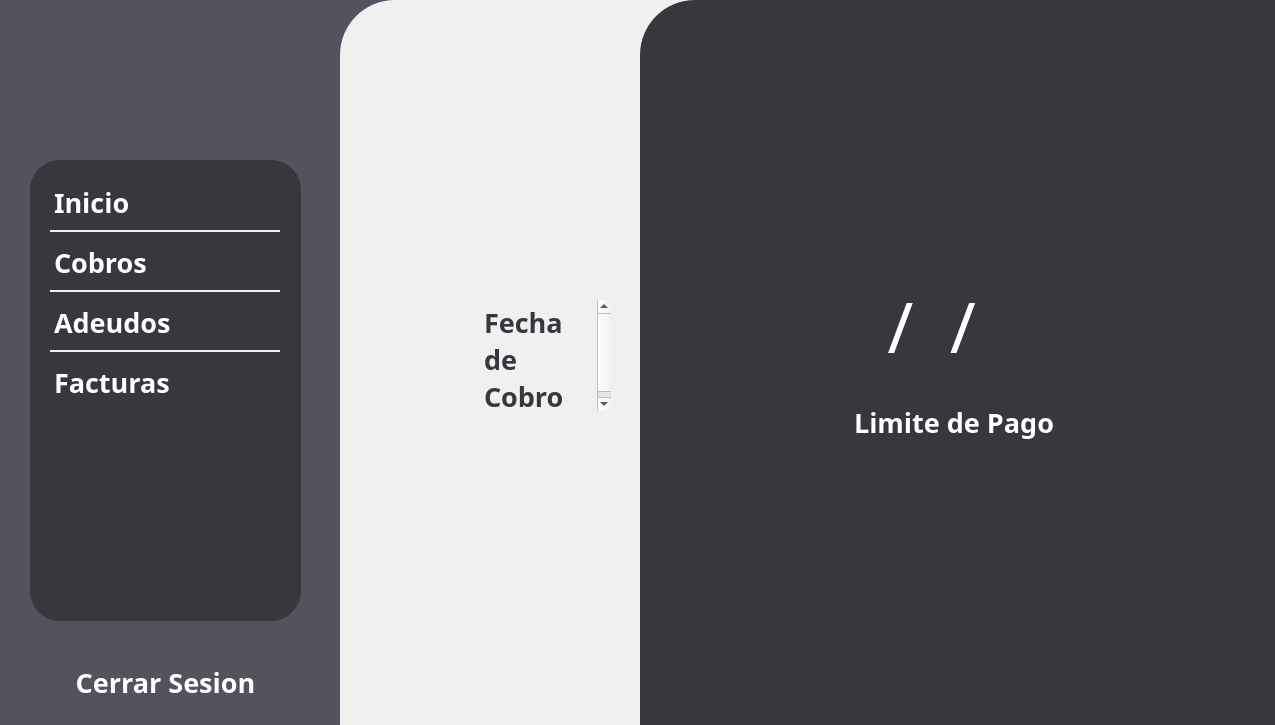
 <widget class="QWidget" name="Form">
  <property name="windowModality">
   <enum>Qt::NonModal</enum>
  </property>
  <property name="enabled">
   <bool>true</bool>
  </property>
  <property name="geometry">
   <rect>
    <x>0</x>
    <y>0</y>
    <width>1275</width>
    <height>725</height>
   </rect>
  </property>
  <property name="minimumSize">
   <size>
    <width>1275</width>
    <height>725</height>
   </size>
  </property>
  <property name="palette">
   <palette>
    <active>
     <colorrole role="Base">
      <brush brushstyle="SolidPattern">
       <color alpha="255">
        <red>255</red>
        <green>255</green>
        <blue>255</blue>
       </color>
      </brush>
     </colorrole>
     <colorrole role="Window">
      <brush brushstyle="SolidPattern">
       <color alpha="255">
        <red>83</red>
        <green>83</green>
        <blue>94</blue>
       </color>
      </brush>
     </colorrole>
    </active>
    <inactive>
     <colorrole role="Base">
      <brush brushstyle="SolidPattern">
       <color alpha="255">
        <red>255</red>
        <green>255</green>
        <blue>255</blue>
       </color>
      </brush>
     </colorrole>
     <colorrole role="Window">
      <brush brushstyle="SolidPattern">
       <color alpha="255">
        <red>83</red>
        <green>83</green>
        <blue>94</blue>
       </color>
      </brush>
     </colorrole>
    </inactive>
    <disabled>
     <colorrole role="Base">
      <brush brushstyle="SolidPattern">
       <color alpha="255">
        <red>83</red>
        <green>83</green>
        <blue>94</blue>
       </color>
      </brush>
     </colorrole>
     <colorrole role="Window">
      <brush brushstyle="SolidPattern">
       <color alpha="255">
        <red>83</red>
        <green>83</green>
        <blue>94</blue>
       </color>
      </brush>
     </colorrole>
    </disabled>
   </palette>
  </property>
  <property name="windowTitle">
   <string>Form</string>
  </property>
  <property name="autoFillBackground">
   <bool>false</bool>
  </property>
  <widget class="QFrame" name="frame_white">
   <property name="geometry">
    <rect>
     <x>340</x>
     <y>0</y>
     <width>961</width>
     <height>781</height>
    </rect>
   </property>
   <property name="styleSheet">
    <string notr="true">QFrame {
    border: none;       /* Color y grosor del borde */
    border-radius: 55px;          /* Radio de las esquinas */
    background-color: #f0f0f0;    /* Color de fondo */
    margin: 0px;                  /* Margen externo a 0 */
    padding: 0px;                 /* Espaciado interno a 0 */
}

</string>
   </property>
   <property name="frameShape">
    <enum>QFrame::StyledPanel</enum>
   </property>
   <property name="frameShadow">
    <enum>QFrame::Raised</enum>
   </property>
   <widget class="QFrame" name="frame_white_grey">
    <property name="geometry">
     <rect>
      <x>300</x>
      <y>0</y>
      <width>961</width>
      <height>781</height>
     </rect>
    </property>
    <property name="styleSheet">
     <string notr="true">QFrame {
    border: none;       /* Color y grosor del borde */
    border-radius: 55px;          /* Radio de las esquinas */
    background-color: #37373d;    /* Color de fondo */
    margin: 0px;                  /* Margen externo a 0 */
    padding: 0px;                 /* Espaciado interno a 0 */
}

</string>
    </property>
    <property name="frameShape">
     <enum>QFrame::StyledPanel</enum>
    </property>
    <property name="frameShadow">
     <enum>QFrame::Raised</enum>
    </property>
    <widget class="QLineEdit" name="lineEdit">
     <property name="geometry">
      <rect>
       <x>20</x>
       <y>280</y>
       <width>581</width>
       <height>91</height>
      </rect>
     </property>
     <property name="font">
      <font>
       <family>Montserratl</family>
       <pointsize>-1</pointsize>
      </font>
     </property>
     <property name="styleSheet">
      <string notr="true">QLineEdit {
    background: transparent;    /* Quitar el fondo */
    border: none;               /* Quitar el borde */
    color: #FFFFFF;             /* Cambiar el color del texto (ejemplo: blanco) */
    font-family: &quot;Montserratl&quot;;       /* Cambiar el tipo de letra */
    font-size: 70px;            /* Cambiar el tamaño de la fuente */
}</string>
     </property>
     <property name="inputMask">
      <string>99/99/9999</string>
     </property>
     <property name="text">
      <string>//</string>
     </property>
     <property name="alignment">
      <set>Qt::AlignCenter</set>
     </property>
     <property name="readOnly">
      <bool>true</bool>
     </property>
     <property name="placeholderText">
      <string>dd/MM/yyyy</string>
     </property>
     <property name="cursorMoveStyle">
      <enum>Qt::LogicalMoveStyle</enum>
     </property>
    </widget>
    <widget class="QTextBrowser" name="menuOption1_2">
     <property name="geometry">
      <rect>
       <x>210</x>
       <y>400</y>
       <width>231</width>
       <height>51</height>
      </rect>
     </property>
     <property name="palette">
      <palette>
       <active>
        <colorrole role="Button">
         <brush brushstyle="SolidPattern">
          <color alpha="255">
           <red>55</red>
           <green>55</green>
           <blue>61</blue>
          </color>
         </brush>
        </colorrole>
        <colorrole role="Text">
         <brush brushstyle="SolidPattern">
          <color alpha="255">
           <red>255</red>
           <green>255</green>
           <blue>255</blue>
          </color>
         </brush>
        </colorrole>
        <colorrole role="Base">
         <brush brushstyle="SolidPattern">
          <color alpha="255">
           <red>55</red>
           <green>55</green>
           <blue>61</blue>
          </color>
         </brush>
        </colorrole>
        <colorrole role="Window">
         <brush brushstyle="SolidPattern">
          <color alpha="255">
           <red>55</red>
           <green>55</green>
           <blue>61</blue>
          </color>
         </brush>
        </colorrole>
       </active>
       <inactive>
        <colorrole role="Button">
         <brush brushstyle="SolidPattern">
          <color alpha="255">
           <red>55</red>
           <green>55</green>
           <blue>61</blue>
          </color>
         </brush>
        </colorrole>
        <colorrole role="Text">
         <brush brushstyle="SolidPattern">
          <color alpha="255">
           <red>255</red>
           <green>255</green>
           <blue>255</blue>
          </color>
         </brush>
        </colorrole>
        <colorrole role="Base">
         <brush brushstyle="SolidPattern">
          <color alpha="255">
           <red>55</red>
           <green>55</green>
           <blue>61</blue>
          </color>
         </brush>
        </colorrole>
        <colorrole role="Window">
         <brush brushstyle="SolidPattern">
          <color alpha="255">
           <red>55</red>
           <green>55</green>
           <blue>61</blue>
          </color>
         </brush>
        </colorrole>
       </inactive>
       <disabled>
        <colorrole role="Button">
         <brush brushstyle="SolidPattern">
          <color alpha="255">
           <red>55</red>
           <green>55</green>
           <blue>61</blue>
          </color>
         </brush>
        </colorrole>
        <colorrole role="Text">
         <brush brushstyle="SolidPattern">
          <color alpha="255">
           <red>120</red>
           <green>120</green>
           <blue>120</blue>
          </color>
         </brush>
        </colorrole>
        <colorrole role="Base">
         <brush brushstyle="SolidPattern">
          <color alpha="255">
           <red>55</red>
           <green>55</green>
           <blue>61</blue>
          </color>
         </brush>
        </colorrole>
        <colorrole role="Window">
         <brush brushstyle="SolidPattern">
          <color alpha="255">
           <red>55</red>
           <green>55</green>
           <blue>61</blue>
          </color>
         </brush>
        </colorrole>
       </disabled>
      </palette>
     </property>
     <property name="font">
      <font>
       <family>Montserrat</family>
       <pointsize>10</pointsize>
       <weight>75</weight>
       <bold>true</bold>
      </font>
     </property>
     <property name="html">
      <string>&lt;!DOCTYPE HTML PUBLIC &quot;-//W3C//DTD HTML 4.0//EN&quot; &quot;http://www.w3.org/TR/REC-html40/strict.dtd&quot;&gt;
&lt;html&gt;&lt;head&gt;&lt;meta name=&quot;qrichtext&quot; content=&quot;1&quot; /&gt;&lt;style type=&quot;text/css&quot;&gt;
p, li { white-space: pre-wrap; }
&lt;/style&gt;&lt;/head&gt;&lt;body style=&quot; font-family:'Montserrat'; font-size:10pt; font-weight:600; font-style:normal;&quot;&gt;
&lt;p style=&quot; margin-top:0px; margin-bottom:0px; margin-left:0px; margin-right:0px; -qt-block-indent:0; text-indent:0px;&quot;&gt;&lt;span style=&quot; font-size:20pt;&quot;&gt;Limite de Pago&lt;/span&gt;&lt;/p&gt;&lt;/body&gt;&lt;/html&gt;</string>
     </property>
    </widget>
   </widget>
   <widget class="QLabel" name="label_3">
    <property name="geometry">
     <rect>
      <x>20</x>
      <y>310</y>
      <width>101</width>
      <height>111</height>
     </rect>
    </property>
    <property name="text">
     <string/>
    </property>
    <property name="pixmap">
     <pixmap>../assets/Date.png</pixmap>
    </property>
    <property name="scaledContents">
     <bool>true</bool>
    </property>
   </widget>
   <widget class="QTextBrowser" name="FechadeCobtoText">
    <property name="geometry">
     <rect>
      <x>140</x>
      <y>300</y>
      <width>131</width>
      <height>111</height>
     </rect>
    </property>
    <property name="sizePolicy">
     <sizepolicy hsizetype="Expanding" vsizetype="Expanding">
      <horstretch>0</horstretch>
      <verstretch>0</verstretch>
     </sizepolicy>
    </property>
    <property name="font">
     <font>
      <family>Montserrat</family>
     </font>
    </property>
    <property name="toolTipDuration">
     <number>-1</number>
    </property>
    <property name="autoFillBackground">
     <bool>false</bool>
    </property>
    <property name="styleSheet">
     <string notr="true">QTextBrowser {
    background: transparent;  /* Quitar el fondo */
	color:#37373d;
    border: none;             /* Quitar el borde */
	margin: 0;                /* Eliminar márgenes */
}</string>
    </property>
    <property name="html">
     <string>&lt;!DOCTYPE HTML PUBLIC &quot;-//W3C//DTD HTML 4.0//EN&quot; &quot;http://www.w3.org/TR/REC-html40/strict.dtd&quot;&gt;
&lt;html&gt;&lt;head&gt;&lt;meta name=&quot;qrichtext&quot; content=&quot;1&quot; /&gt;&lt;style type=&quot;text/css&quot;&gt;
p, li { white-space: pre-wrap; }
&lt;/style&gt;&lt;/head&gt;&lt;body style=&quot; font-family:'Montserrat'; font-size:8.25pt; font-weight:400; font-style:normal;&quot;&gt;
&lt;p style=&quot; margin-top:0px; margin-bottom:0px; margin-left:0px; margin-right:0px; -qt-block-indent:0; text-indent:0px;&quot;&gt;&lt;span style=&quot; font-family:'MS Shell Dlg 2'; font-size:20pt; font-weight:600;&quot;&gt;Fecha&lt;/span&gt;&lt;/p&gt;
&lt;p style=&quot; margin-top:0px; margin-bottom:0px; margin-left:0px; margin-right:0px; -qt-block-indent:0; text-indent:0px;&quot;&gt;&lt;span style=&quot; font-family:'MS Shell Dlg 2'; font-size:20pt; font-weight:600;&quot;&gt;de&lt;/span&gt;&lt;/p&gt;
&lt;p style=&quot; margin-top:0px; margin-bottom:0px; margin-left:0px; margin-right:0px; -qt-block-indent:0; text-indent:0px;&quot;&gt;&lt;span style=&quot; font-family:'MS Shell Dlg 2'; font-size:20pt; font-weight:600;&quot;&gt;Cobro&lt;/span&gt;&lt;/p&gt;&lt;/body&gt;&lt;/html&gt;</string>
    </property>
   </widget>
  </widget>
  <widget class="QLabel" name="label">
   <property name="geometry">
    <rect>
     <x>30</x>
     <y>0</y>
     <width>261</width>
     <height>191</height>
    </rect>
   </property>
   <property name="text">
    <string/>
   </property>
   <property name="pixmap">
    <pixmap>../assets/LOGO_M.png</pixmap>
   </property>
   <property name="scaledContents">
    <bool>true</bool>
   </property>
  </widget>
  <widget class="QFrame" name="frame">
   <property name="geometry">
    <rect>
     <x>30</x>
     <y>160</y>
     <width>271</width>
     <height>461</height>
    </rect>
   </property>
   <property name="styleSheet">
    <string notr="true">QFrame {
    background-color: #37373d;  /* Color de fondo semitransparente */
    border-radius: 30px;                         /* Bordes redondeados */
   
}</string>
   </property>
   <property name="frameShape">
    <enum>QFrame::StyledPanel</enum>
   </property>
   <property name="frameShadow">
    <enum>QFrame::Raised</enum>
   </property>
   <widget class="QTextBrowser" name="menuOption1">
    <property name="geometry">
     <rect>
      <x>20</x>
      <y>20</y>
      <width>101</width>
      <height>51</height>
     </rect>
    </property>
    <property name="palette">
     <palette>
      <active>
       <colorrole role="Button">
        <brush brushstyle="SolidPattern">
         <color alpha="255">
          <red>55</red>
          <green>55</green>
          <blue>61</blue>
         </color>
        </brush>
       </colorrole>
       <colorrole role="Text">
        <brush brushstyle="SolidPattern">
         <color alpha="255">
          <red>255</red>
          <green>255</green>
          <blue>255</blue>
         </color>
        </brush>
       </colorrole>
       <colorrole role="Base">
        <brush brushstyle="SolidPattern">
         <color alpha="255">
          <red>55</red>
          <green>55</green>
          <blue>61</blue>
         </color>
        </brush>
       </colorrole>
       <colorrole role="Window">
        <brush brushstyle="SolidPattern">
         <color alpha="255">
          <red>55</red>
          <green>55</green>
          <blue>61</blue>
         </color>
        </brush>
       </colorrole>
      </active>
      <inactive>
       <colorrole role="Button">
        <brush brushstyle="SolidPattern">
         <color alpha="255">
          <red>55</red>
          <green>55</green>
          <blue>61</blue>
         </color>
        </brush>
       </colorrole>
       <colorrole role="Text">
        <brush brushstyle="SolidPattern">
         <color alpha="255">
          <red>255</red>
          <green>255</green>
          <blue>255</blue>
         </color>
        </brush>
       </colorrole>
       <colorrole role="Base">
        <brush brushstyle="SolidPattern">
         <color alpha="255">
          <red>55</red>
          <green>55</green>
          <blue>61</blue>
         </color>
        </brush>
       </colorrole>
       <colorrole role="Window">
        <brush brushstyle="SolidPattern">
         <color alpha="255">
          <red>55</red>
          <green>55</green>
          <blue>61</blue>
         </color>
        </brush>
       </colorrole>
      </inactive>
      <disabled>
       <colorrole role="Button">
        <brush brushstyle="SolidPattern">
         <color alpha="255">
          <red>55</red>
          <green>55</green>
          <blue>61</blue>
         </color>
        </brush>
       </colorrole>
       <colorrole role="Text">
        <brush brushstyle="SolidPattern">
         <color alpha="255">
          <red>120</red>
          <green>120</green>
          <blue>120</blue>
         </color>
        </brush>
       </colorrole>
       <colorrole role="Base">
        <brush brushstyle="SolidPattern">
         <color alpha="255">
          <red>55</red>
          <green>55</green>
          <blue>61</blue>
         </color>
        </brush>
       </colorrole>
       <colorrole role="Window">
        <brush brushstyle="SolidPattern">
         <color alpha="255">
          <red>55</red>
          <green>55</green>
          <blue>61</blue>
         </color>
        </brush>
       </colorrole>
      </disabled>
     </palette>
    </property>
    <property name="font">
     <font>
      <family>Montserrat</family>
      <pointsize>10</pointsize>
      <weight>75</weight>
      <bold>true</bold>
     </font>
    </property>
    <property name="html">
     <string>&lt;!DOCTYPE HTML PUBLIC &quot;-//W3C//DTD HTML 4.0//EN&quot; &quot;http://www.w3.org/TR/REC-html40/strict.dtd&quot;&gt;
&lt;html&gt;&lt;head&gt;&lt;meta name=&quot;qrichtext&quot; content=&quot;1&quot; /&gt;&lt;style type=&quot;text/css&quot;&gt;
p, li { white-space: pre-wrap; }
&lt;/style&gt;&lt;/head&gt;&lt;body style=&quot; font-family:'Montserrat'; font-size:10pt; font-weight:600; font-style:normal;&quot;&gt;
&lt;p style=&quot; margin-top:0px; margin-bottom:0px; margin-left:0px; margin-right:0px; -qt-block-indent:0; text-indent:0px;&quot;&gt;&lt;span style=&quot; font-size:20pt;&quot;&gt;Inicio&lt;/span&gt;&lt;/p&gt;&lt;/body&gt;&lt;/html&gt;</string>
    </property>
   </widget>
   <widget class="QTextBrowser" name="menuOption2">
    <property name="geometry">
     <rect>
      <x>20</x>
      <y>80</y>
      <width>121</width>
      <height>51</height>
     </rect>
    </property>
    <property name="palette">
     <palette>
      <active>
       <colorrole role="Button">
        <brush brushstyle="SolidPattern">
         <color alpha="255">
          <red>55</red>
          <green>55</green>
          <blue>61</blue>
         </color>
        </brush>
       </colorrole>
       <colorrole role="Text">
        <brush brushstyle="SolidPattern">
         <color alpha="255">
          <red>255</red>
          <green>255</green>
          <blue>255</blue>
         </color>
        </brush>
       </colorrole>
       <colorrole role="Base">
        <brush brushstyle="SolidPattern">
         <color alpha="255">
          <red>55</red>
          <green>55</green>
          <blue>61</blue>
         </color>
        </brush>
       </colorrole>
       <colorrole role="Window">
        <brush brushstyle="SolidPattern">
         <color alpha="255">
          <red>55</red>
          <green>55</green>
          <blue>61</blue>
         </color>
        </brush>
       </colorrole>
      </active>
      <inactive>
       <colorrole role="Button">
        <brush brushstyle="SolidPattern">
         <color alpha="255">
          <red>55</red>
          <green>55</green>
          <blue>61</blue>
         </color>
        </brush>
       </colorrole>
       <colorrole role="Text">
        <brush brushstyle="SolidPattern">
         <color alpha="255">
          <red>255</red>
          <green>255</green>
          <blue>255</blue>
         </color>
        </brush>
       </colorrole>
       <colorrole role="Base">
        <brush brushstyle="SolidPattern">
         <color alpha="255">
          <red>55</red>
          <green>55</green>
          <blue>61</blue>
         </color>
        </brush>
       </colorrole>
       <colorrole role="Window">
        <brush brushstyle="SolidPattern">
         <color alpha="255">
          <red>55</red>
          <green>55</green>
          <blue>61</blue>
         </color>
        </brush>
       </colorrole>
      </inactive>
      <disabled>
       <colorrole role="Button">
        <brush brushstyle="SolidPattern">
         <color alpha="255">
          <red>55</red>
          <green>55</green>
          <blue>61</blue>
         </color>
        </brush>
       </colorrole>
       <colorrole role="Text">
        <brush brushstyle="SolidPattern">
         <color alpha="255">
          <red>120</red>
          <green>120</green>
          <blue>120</blue>
         </color>
        </brush>
       </colorrole>
       <colorrole role="Base">
        <brush brushstyle="SolidPattern">
         <color alpha="255">
          <red>55</red>
          <green>55</green>
          <blue>61</blue>
         </color>
        </brush>
       </colorrole>
       <colorrole role="Window">
        <brush brushstyle="SolidPattern">
         <color alpha="255">
          <red>55</red>
          <green>55</green>
          <blue>61</blue>
         </color>
        </brush>
       </colorrole>
      </disabled>
     </palette>
    </property>
    <property name="font">
     <font>
      <family>Montserrat</family>
      <pointsize>10</pointsize>
     </font>
    </property>
    <property name="html">
     <string>&lt;!DOCTYPE HTML PUBLIC &quot;-//W3C//DTD HTML 4.0//EN&quot; &quot;http://www.w3.org/TR/REC-html40/strict.dtd&quot;&gt;
&lt;html&gt;&lt;head&gt;&lt;meta name=&quot;qrichtext&quot; content=&quot;1&quot; /&gt;&lt;style type=&quot;text/css&quot;&gt;
p, li { white-space: pre-wrap; }
&lt;/style&gt;&lt;/head&gt;&lt;body style=&quot; font-family:'Montserrat'; font-size:10pt; font-weight:400; font-style:normal;&quot;&gt;
&lt;p style=&quot; margin-top:0px; margin-bottom:0px; margin-left:0px; margin-right:0px; -qt-block-indent:0; text-indent:0px;&quot;&gt;&lt;span style=&quot; font-size:20pt; font-weight:600;&quot;&gt;Cobros&lt;/span&gt;&lt;/p&gt;&lt;/body&gt;&lt;/html&gt;</string>
    </property>
   </widget>
   <widget class="QTextBrowser" name="menuOption3">
    <property name="geometry">
     <rect>
      <x>20</x>
      <y>140</y>
      <width>161</width>
      <height>51</height>
     </rect>
    </property>
    <property name="palette">
     <palette>
      <active>
       <colorrole role="Button">
        <brush brushstyle="SolidPattern">
         <color alpha="255">
          <red>55</red>
          <green>55</green>
          <blue>61</blue>
         </color>
        </brush>
       </colorrole>
       <colorrole role="Text">
        <brush brushstyle="SolidPattern">
         <color alpha="255">
          <red>255</red>
          <green>255</green>
          <blue>255</blue>
         </color>
        </brush>
       </colorrole>
       <colorrole role="Base">
        <brush brushstyle="SolidPattern">
         <color alpha="255">
          <red>55</red>
          <green>55</green>
          <blue>61</blue>
         </color>
        </brush>
       </colorrole>
       <colorrole role="Window">
        <brush brushstyle="SolidPattern">
         <color alpha="255">
          <red>55</red>
          <green>55</green>
          <blue>61</blue>
         </color>
        </brush>
       </colorrole>
      </active>
      <inactive>
       <colorrole role="Button">
        <brush brushstyle="SolidPattern">
         <color alpha="255">
          <red>55</red>
          <green>55</green>
          <blue>61</blue>
         </color>
        </brush>
       </colorrole>
       <colorrole role="Text">
        <brush brushstyle="SolidPattern">
         <color alpha="255">
          <red>255</red>
          <green>255</green>
          <blue>255</blue>
         </color>
        </brush>
       </colorrole>
       <colorrole role="Base">
        <brush brushstyle="SolidPattern">
         <color alpha="255">
          <red>55</red>
          <green>55</green>
          <blue>61</blue>
         </color>
        </brush>
       </colorrole>
       <colorrole role="Window">
        <brush brushstyle="SolidPattern">
         <color alpha="255">
          <red>55</red>
          <green>55</green>
          <blue>61</blue>
         </color>
        </brush>
       </colorrole>
      </inactive>
      <disabled>
       <colorrole role="Button">
        <brush brushstyle="SolidPattern">
         <color alpha="255">
          <red>55</red>
          <green>55</green>
          <blue>61</blue>
         </color>
        </brush>
       </colorrole>
       <colorrole role="Text">
        <brush brushstyle="SolidPattern">
         <color alpha="255">
          <red>120</red>
          <green>120</green>
          <blue>120</blue>
         </color>
        </brush>
       </colorrole>
       <colorrole role="Base">
        <brush brushstyle="SolidPattern">
         <color alpha="255">
          <red>55</red>
          <green>55</green>
          <blue>61</blue>
         </color>
        </brush>
       </colorrole>
       <colorrole role="Window">
        <brush brushstyle="SolidPattern">
         <color alpha="255">
          <red>55</red>
          <green>55</green>
          <blue>61</blue>
         </color>
        </brush>
       </colorrole>
      </disabled>
     </palette>
    </property>
    <property name="font">
     <font>
      <family>Montserrat</family>
      <pointsize>10</pointsize>
     </font>
    </property>
    <property name="html">
     <string>&lt;!DOCTYPE HTML PUBLIC &quot;-//W3C//DTD HTML 4.0//EN&quot; &quot;http://www.w3.org/TR/REC-html40/strict.dtd&quot;&gt;
&lt;html&gt;&lt;head&gt;&lt;meta name=&quot;qrichtext&quot; content=&quot;1&quot; /&gt;&lt;style type=&quot;text/css&quot;&gt;
p, li { white-space: pre-wrap; }
&lt;/style&gt;&lt;/head&gt;&lt;body style=&quot; font-family:'Montserrat'; font-size:10pt; font-weight:400; font-style:normal;&quot;&gt;
&lt;p style=&quot; margin-top:0px; margin-bottom:0px; margin-left:0px; margin-right:0px; -qt-block-indent:0; text-indent:0px;&quot;&gt;&lt;span style=&quot; font-size:20pt; font-weight:600;&quot;&gt;Adeudos&lt;/span&gt;&lt;/p&gt;&lt;/body&gt;&lt;/html&gt;</string>
    </property>
   </widget>
   <widget class="QTextBrowser" name="menuOption4">
    <property name="geometry">
     <rect>
      <x>20</x>
      <y>200</y>
      <width>161</width>
      <height>51</height>
     </rect>
    </property>
    <property name="palette">
     <palette>
      <active>
       <colorrole role="Button">
        <brush brushstyle="SolidPattern">
         <color alpha="255">
          <red>55</red>
          <green>55</green>
          <blue>61</blue>
         </color>
        </brush>
       </colorrole>
       <colorrole role="Text">
        <brush brushstyle="SolidPattern">
         <color alpha="255">
          <red>255</red>
          <green>255</green>
          <blue>255</blue>
         </color>
        </brush>
       </colorrole>
       <colorrole role="Base">
        <brush brushstyle="SolidPattern">
         <color alpha="255">
          <red>55</red>
          <green>55</green>
          <blue>61</blue>
         </color>
        </brush>
       </colorrole>
       <colorrole role="Window">
        <brush brushstyle="SolidPattern">
         <color alpha="255">
          <red>55</red>
          <green>55</green>
          <blue>61</blue>
         </color>
        </brush>
       </colorrole>
      </active>
      <inactive>
       <colorrole role="Button">
        <brush brushstyle="SolidPattern">
         <color alpha="255">
          <red>55</red>
          <green>55</green>
          <blue>61</blue>
         </color>
        </brush>
       </colorrole>
       <colorrole role="Text">
        <brush brushstyle="SolidPattern">
         <color alpha="255">
          <red>255</red>
          <green>255</green>
          <blue>255</blue>
         </color>
        </brush>
       </colorrole>
       <colorrole role="Base">
        <brush brushstyle="SolidPattern">
         <color alpha="255">
          <red>55</red>
          <green>55</green>
          <blue>61</blue>
         </color>
        </brush>
       </colorrole>
       <colorrole role="Window">
        <brush brushstyle="SolidPattern">
         <color alpha="255">
          <red>55</red>
          <green>55</green>
          <blue>61</blue>
         </color>
        </brush>
       </colorrole>
      </inactive>
      <disabled>
       <colorrole role="Button">
        <brush brushstyle="SolidPattern">
         <color alpha="255">
          <red>55</red>
          <green>55</green>
          <blue>61</blue>
         </color>
        </brush>
       </colorrole>
       <colorrole role="Text">
        <brush brushstyle="SolidPattern">
         <color alpha="255">
          <red>120</red>
          <green>120</green>
          <blue>120</blue>
         </color>
        </brush>
       </colorrole>
       <colorrole role="Base">
        <brush brushstyle="SolidPattern">
         <color alpha="255">
          <red>55</red>
          <green>55</green>
          <blue>61</blue>
         </color>
        </brush>
       </colorrole>
       <colorrole role="Window">
        <brush brushstyle="SolidPattern">
         <color alpha="255">
          <red>55</red>
          <green>55</green>
          <blue>61</blue>
         </color>
        </brush>
       </colorrole>
      </disabled>
     </palette>
    </property>
    <property name="font">
     <font>
      <family>Montserrat</family>
      <pointsize>10</pointsize>
     </font>
    </property>
    <property name="html">
     <string>&lt;!DOCTYPE HTML PUBLIC &quot;-//W3C//DTD HTML 4.0//EN&quot; &quot;http://www.w3.org/TR/REC-html40/strict.dtd&quot;&gt;
&lt;html&gt;&lt;head&gt;&lt;meta name=&quot;qrichtext&quot; content=&quot;1&quot; /&gt;&lt;style type=&quot;text/css&quot;&gt;
p, li { white-space: pre-wrap; }
&lt;/style&gt;&lt;/head&gt;&lt;body style=&quot; font-family:'Montserrat'; font-size:10pt; font-weight:400; font-style:normal;&quot;&gt;
&lt;p style=&quot; margin-top:0px; margin-bottom:0px; margin-left:0px; margin-right:0px; -qt-block-indent:0; text-indent:0px;&quot;&gt;&lt;span style=&quot; font-size:20pt; font-weight:600;&quot;&gt;Facturas&lt;/span&gt;&lt;/p&gt;&lt;/body&gt;&lt;/html&gt;</string>
    </property>
   </widget>
   <widget class="QFrame" name="frame_2">
    <property name="geometry">
     <rect>
      <x>20</x>
      <y>70</y>
      <width>230</width>
      <height>2</height>
     </rect>
    </property>
    <property name="styleSheet">
     <string notr="true">QFrame {
    border: none;       /* Color y grosor del borde */
    border-radius: 55px;          /* Radio de las esquinas */
    background-color: #f0f0f0;    /* Color de fondo */
    margin: 0px;                  /* Margen externo a 0 */
    padding: 0px;                 /* Espaciado interno a 0 */
}

</string>
    </property>
    <property name="frameShape">
     <enum>QFrame::StyledPanel</enum>
    </property>
    <property name="frameShadow">
     <enum>QFrame::Raised</enum>
    </property>
   </widget>
   <widget class="QFrame" name="frame_3">
    <property name="geometry">
     <rect>
      <x>20</x>
      <y>130</y>
      <width>230</width>
      <height>2</height>
     </rect>
    </property>
    <property name="styleSheet">
     <string notr="true">QFrame {
    border: none;       /* Color y grosor del borde */
    border-radius: 55px;          /* Radio de las esquinas */
    background-color: #f0f0f0;    /* Color de fondo */
    margin: 0px;                  /* Margen externo a 0 */
    padding: 0px;                 /* Espaciado interno a 0 */
}

</string>
    </property>
    <property name="frameShape">
     <enum>QFrame::StyledPanel</enum>
    </property>
    <property name="frameShadow">
     <enum>QFrame::Raised</enum>
    </property>
   </widget>
   <widget class="QFrame" name="frame_4">
    <property name="geometry">
     <rect>
      <x>20</x>
      <y>190</y>
      <width>230</width>
      <height>2</height>
     </rect>
    </property>
    <property name="styleSheet">
     <string notr="true">QFrame {
    border: none;       /* Color y grosor del borde */
    border-radius: 55px;          /* Radio de las esquinas */
    background-color: #f0f0f0;    /* Color de fondo */
    margin: 0px;                  /* Margen externo a 0 */
    padding: 0px;                 /* Espaciado interno a 0 */
}

</string>
    </property>
    <property name="frameShape">
     <enum>QFrame::StyledPanel</enum>
    </property>
    <property name="frameShadow">
     <enum>QFrame::Raised</enum>
    </property>
   </widget>
  </widget>
  <widget class="QTextBrowser" name="menuOption7_2">
   <property name="geometry">
    <rect>
     <x>30</x>
     <y>660</y>
     <width>271</width>
     <height>51</height>
    </rect>
   </property>
   <property name="palette">
    <palette>
     <active>
      <colorrole role="Button">
       <brush brushstyle="SolidPattern">
        <color alpha="0">
         <red>0</red>
         <green>0</green>
         <blue>0</blue>
        </color>
       </brush>
      </colorrole>
      <colorrole role="Text">
       <brush brushstyle="SolidPattern">
        <color alpha="255">
         <red>255</red>
         <green>255</green>
         <blue>255</blue>
        </color>
       </brush>
      </colorrole>
      <colorrole role="Base">
       <brush brushstyle="NoBrush">
        <color alpha="255">
         <red>0</red>
         <green>0</green>
         <blue>0</blue>
        </color>
       </brush>
      </colorrole>
      <colorrole role="Window">
       <brush brushstyle="SolidPattern">
        <color alpha="0">
         <red>0</red>
         <green>0</green>
         <blue>0</blue>
        </color>
       </brush>
      </colorrole>
     </active>
     <inactive>
      <colorrole role="Button">
       <brush brushstyle="SolidPattern">
        <color alpha="0">
         <red>0</red>
         <green>0</green>
         <blue>0</blue>
        </color>
       </brush>
      </colorrole>
      <colorrole role="Text">
       <brush brushstyle="SolidPattern">
        <color alpha="255">
         <red>255</red>
         <green>255</green>
         <blue>255</blue>
        </color>
       </brush>
      </colorrole>
      <colorrole role="Base">
       <brush brushstyle="NoBrush">
        <color alpha="255">
         <red>0</red>
         <green>0</green>
         <blue>0</blue>
        </color>
       </brush>
      </colorrole>
      <colorrole role="Window">
       <brush brushstyle="SolidPattern">
        <color alpha="0">
         <red>0</red>
         <green>0</green>
         <blue>0</blue>
        </color>
       </brush>
      </colorrole>
     </inactive>
     <disabled>
      <colorrole role="Button">
       <brush brushstyle="SolidPattern">
        <color alpha="0">
         <red>0</red>
         <green>0</green>
         <blue>0</blue>
        </color>
       </brush>
      </colorrole>
      <colorrole role="Text">
       <brush brushstyle="SolidPattern">
        <color alpha="255">
         <red>120</red>
         <green>120</green>
         <blue>120</blue>
        </color>
       </brush>
      </colorrole>
      <colorrole role="Base">
       <brush brushstyle="NoBrush">
        <color alpha="255">
         <red>0</red>
         <green>0</green>
         <blue>0</blue>
        </color>
       </brush>
      </colorrole>
      <colorrole role="Window">
       <brush brushstyle="SolidPattern">
        <color alpha="0">
         <red>0</red>
         <green>0</green>
         <blue>0</blue>
        </color>
       </brush>
      </colorrole>
     </disabled>
    </palette>
   </property>
   <property name="font">
    <font>
     <family>Montserrat</family>
     <pointsize>10</pointsize>
     <kerning>true</kerning>
    </font>
   </property>
   <property name="styleSheet">
    <string notr="true">QTextBrowser {
    background: transparent;  /* Quitar el fondo */
    border: none;             /* Quitar el borde */
}</string>
   </property>
   <property name="html">
    <string>&lt;!DOCTYPE HTML PUBLIC &quot;-//W3C//DTD HTML 4.0//EN&quot; &quot;http://www.w3.org/TR/REC-html40/strict.dtd&quot;&gt;
&lt;html&gt;&lt;head&gt;&lt;meta name=&quot;qrichtext&quot; content=&quot;1&quot; /&gt;&lt;style type=&quot;text/css&quot;&gt;
p, li { white-space: pre-wrap; }
&lt;/style&gt;&lt;/head&gt;&lt;body style=&quot; font-family:'Montserrat'; font-size:10pt; font-weight:400; font-style:normal;&quot;&gt;
&lt;p align=&quot;center&quot; style=&quot; margin-top:0px; margin-bottom:0px; margin-left:0px; margin-right:0px; -qt-block-indent:0; text-indent:0px;&quot;&gt;&lt;span style=&quot; font-size:20pt; font-weight:600;&quot;&gt;Cerrar Sesion&lt;/span&gt;&lt;/p&gt;&lt;/body&gt;&lt;/html&gt;</string>
   </property>
   <property name="placeholderText">
    <string/>
   </property>
  </widget>
 </widget>
